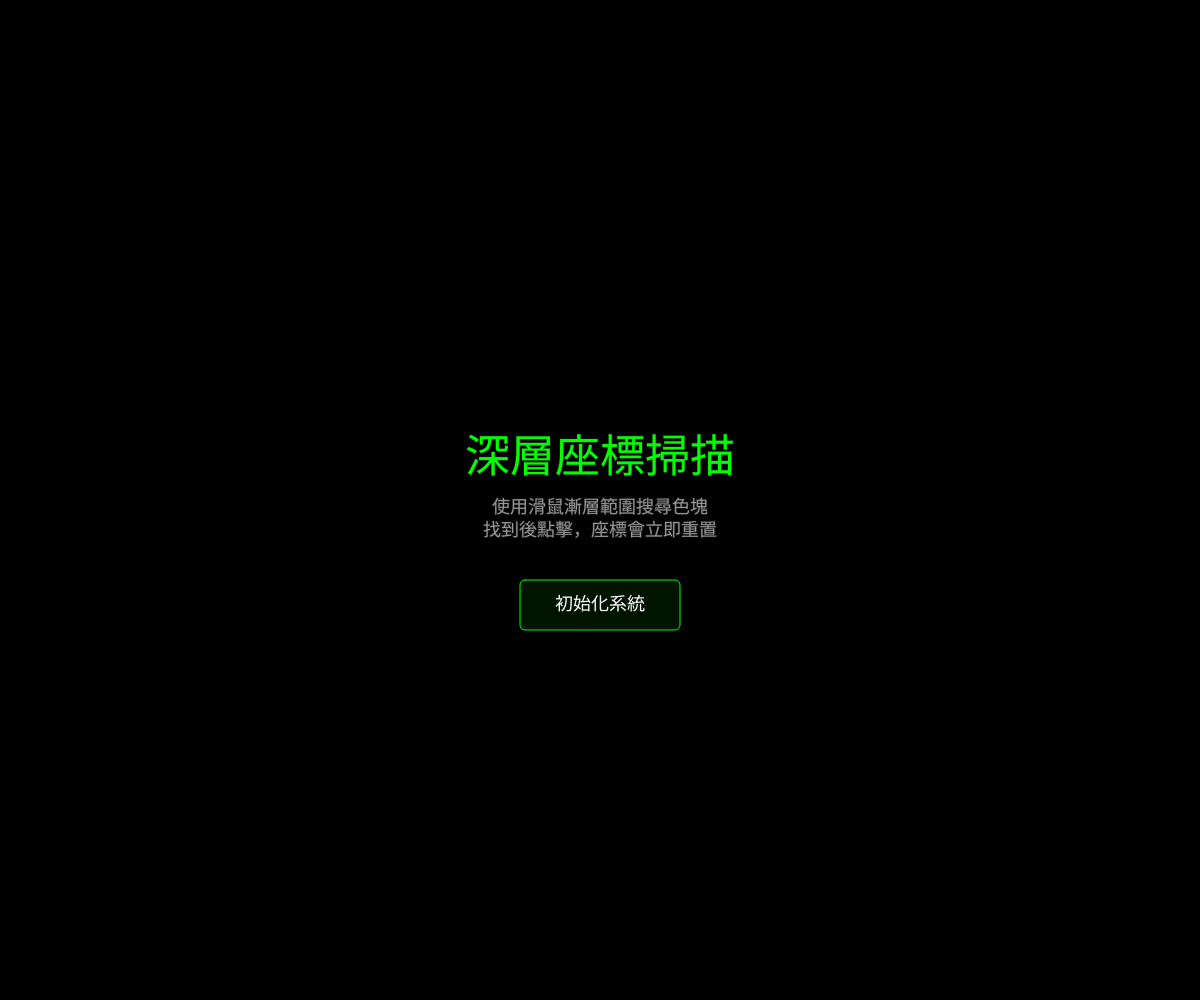
Frame 1 (no input)
Frame 60 (no input): identical to frame 1, image omitted
Frame 120 (the mouse pressed at the canvas centre since frame 60): identical to frame 1, image omitted

The p5.js sketch that drew this single still picture (run headless with seeded random() and noise() and a simulated clock; from frame 60 on, the mouse is pressed at the canvas centre):

// p5.js sketch
// ── sketch.js
let targetColor;
let targetGridX, targetGridY; 
let targetPixelX, targetPixelY; 
let angle = 0;
let score = 0;
let timeLeft = 30;
let gameState = "START"; 
let timerInterval;
let scanRadius = 200; // 縮小掃描範圍
let gridSize = 50;
let scorePopups = [];

function setup() {
  createCanvas(windowWidth, windowHeight);
  spawnTarget();
  textFont('Microsoft JhengHei', 'sans-serif');
}

function draw() {
  background(0);
  drawGrid();

  if (gameState === "START") {
    drawStartScreen();
  } else if (gameState === "PLAYING") {
    // 只有在漸層掃描範圍內且角度對的時候才顯示
    if (isTargetScannedByMouse()) {
      drawTarget();
    }
    
    drawGradientRadar(); // 漸層雷達
    drawUI();
    handlePopups();
    
    // 15 秒一圈 (TWO_PI / (15*60))
    angle += (TWO_PI / (15 * 60)); 
  } else if (gameState === "END") {
    drawGameOver();
  }
}

function windowResized() {
  resizeCanvas(windowWidth, windowHeight);
}

function drawGrid() {
  stroke(25);
  strokeWeight(1);
  for (let i = 0; i <= width; i += gridSize) line(i, 0, i, height);
  for (let j = 0; j <= height; j += gridSize) line(0, j, width, j);
}

function isTargetScannedByMouse() {
  let dx = targetPixelX - mouseX;
  let dy = targetPixelY - mouseY;
  let d = dist(mouseX, mouseY, targetPixelX, targetPixelY);
  
  // 距離檢查
  if (d > scanRadius) return false;

  let targetAngle = atan2(dy, dx);
  if (targetAngle < 0) targetAngle += TWO_PI;
  
  let currentAngle = angle % TWO_PI;
  if (currentAngle < 0) currentAngle += TWO_PI;
  
  // 扇形寬度
  let arcSize = 0.6; 
  if (currentAngle >= arcSize) {
    return (targetAngle >= currentAngle - arcSize && targetAngle <= currentAngle);
  } else {
    return (targetAngle >= (TWO_PI + currentAngle - arcSize) || targetAngle <= currentAngle);
  }
}

function drawGradientRadar() {
  push();
  translate(mouseX, mouseY);
  
  // 1. 建立放射狀漸層 (從中心綠色到邊緣透明)
  let grad = drawingContext.createRadialGradient(0, 0, 0, 0, 0, scanRadius);
  grad.addColorStop(0, 'rgba(0, 255, 0, 0.4)');   // 中心較亮
  grad.addColorStop(0.7, 'rgba(0, 255, 0, 0.1)'); // 中間變淡
  grad.addColorStop(1, 'rgba(0, 255, 0, 0)');     // 邊緣完全透明
  
  drawingContext.fillStyle = grad;
  
  // 2. 畫出漸層扇形
  noStroke();
  arc(0, 0, scanRadius * 2, scanRadius * 2, angle - 0.6, angle);
  
  // 3. 掃描線 (也帶有一點發光感)
  drawingContext.shadowBlur = 10;
  drawingContext.shadowColor = 'rgb(0, 255, 0)';
  stroke(0, 255, 0);
  strokeWeight(2);
  line(0, 0, cos(angle) * scanRadius, sin(angle) * scanRadius);
  pop();
}

function drawTarget() {
  push();
  rectMode(CENTER);
  // 色塊發光效果
  drawingContext.shadowBlur = 15;
  drawingContext.shadowColor = targetColor;
  
  noStroke();
  fill(targetColor);
  rect(targetPixelX, targetPixelY, gridSize - 10, gridSize - 10, 5);
  
  // 點綴外框
  noFill();
  stroke(255, 150);
  strokeWeight(1);
  rect(targetPixelX, targetPixelY, gridSize - 2, gridSize - 2, 2);
  pop();
}

function drawUI() {
  fill(0, 255, 0);
  textAlign(CENTER, TOP);
  textSize(22);
  text(`[ 掃描週期中 ] 剩餘時間: ${timeLeft}s`, width / 2, 30);
  
  textAlign(LEFT, TOP);
  text(`已成功定位: ${score}`, 30, 30);
}

function handlePopups() {
  for (let i = scorePopups.length - 1; i >= 0; i--) {
    let p = scorePopups[i];
    fill(0, 255, 0, p.opacity);
    textAlign(CENTER, CENTER);
    textSize(40);
    text("TARGET LOCKED", p.x, p.y);
    p.y -= 1;
    p.opacity -= 10;
    if (p.opacity <= 0) scorePopups.splice(i, 1);
  }
}

function drawStartScreen() {
  background(0);
  fill(0, 255, 0);
  textAlign(CENTER, CENTER);
  textSize(45);
  text("深層座標掃描", width / 2, height / 2 - 40);
  textSize(18);
  fill(150);
  text("使用滑鼠漸層範圍搜尋色塊\n找到後點擊，座標會立即重置", width/2, height/2 + 20);
  
  // 按鈕
  let btnW = 160, btnH = 50;
  stroke(0, 255, 0);
  fill(0, 255, 0, 20);
  rect(width/2 - btnW/2, height/2 + 80, btnW, btnH, 5);
  fill(255);
  noStroke();
  text("初始化系統", width/2, height/2 + 105);
}

function drawGameOver() {
  background(0);
  fill(255, 50, 50);
  textAlign(CENTER, CENTER);
  textSize(60);
  text("任務終止", width / 2, height / 2 - 50);
  
  fill(0, 255, 0);
  textSize(28);
  text(`總計擷取座標數: ${score}`, width / 2, height / 2 + 10);
  
  fill(100);
  textSize(16);
  text(`最後目標位置: [ ${targetGridX}, ${targetGridY} ]`, width / 2, height / 2 + 50);
  
  drawTarget(); // 顯示最後一個沒點到的
  
  fill(200);
  text("點擊螢幕重新開始", width / 2, height / 2 + 110);
}

function spawnTarget() {
  let cols = floor(width / gridSize);
  let rows = floor(height / gridSize);
  // 隨機選取格點
  targetGridX = floor(random(1, cols - 1));
  targetGridY = floor(random(3, rows - 1));
  
  targetPixelX = targetGridX * gridSize + gridSize / 2;
  targetPixelY = targetGridY * gridSize + gridSize / 2;
  targetColor = color(random(150, 255), random(150, 255), random(150, 255));
}

function mousePressed() {
  if (gameState === "START") {
    if (mouseX > width/2 - 80 && mouseX < width/2 + 80 &&
        mouseY > height/2 + 80 && mouseY < height/2 + 130) {
      startGame();
    }
  } else if (gameState === "PLAYING") {
    let d = dist(mouseX, mouseY, targetPixelX, targetPixelY);
    // 點擊判定
    if (d < gridSize * 0.8) { 
      score++;
      scorePopups.push({ x: mouseX, y: mouseY - 20, opacity: 255 });
      spawnTarget(); // 立即更換色塊位置
    }
  } else if (gameState === "END") {
    gameState = "START";
  }
}

function startGame() {
  gameState = "PLAYING";
  score = 0;
  timeLeft = 30;
  angle = 0;
  scorePopups = [];
  spawnTarget();
  if (timerInterval) clearInterval(timerInterval);
  timerInterval = setInterval(() => {
    if (timeLeft > 0) timeLeft--;
    else {
      gameState = "END";
      clearInterval(timerInterval);
    }
  }, 1000);
}
